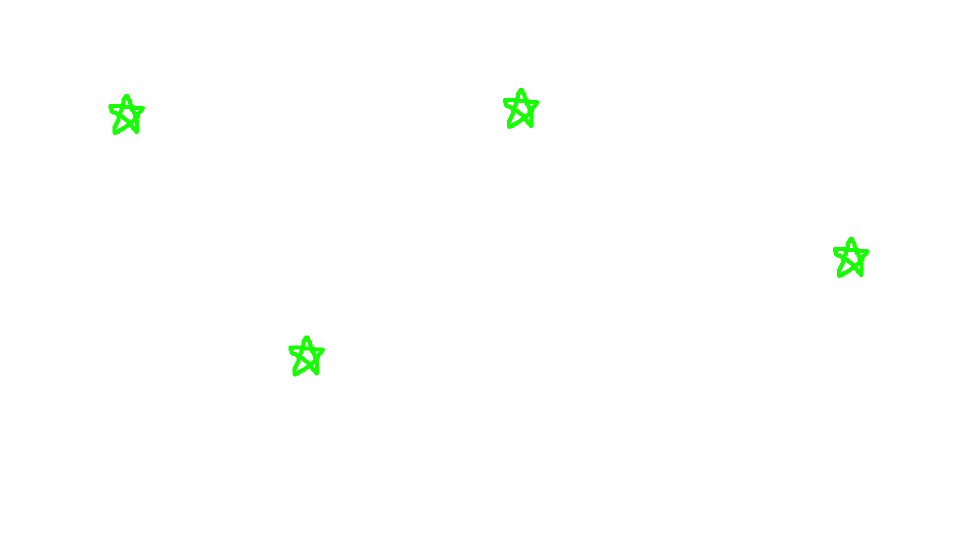
#> input picture 사진/multitouch/teduriG.png, 1920 x 1080 px, found by its file name (shown at 1/2 size); its folder holds 5 pictures in this run
$ python add_gaussian_noise_gaualpha.py
#> lines starting #> are read from the running program, lines starting #| are printed output that depends on the picture
import cv2
import numpy as np

def add_gaussian_noise(image, mean=0, var=25):
    """
    Gaussian 노이즈를 추가하는 함수
    Parameters:
    - image: 입력 이미지
    - mean: 노이즈 평균
    - var: 노이즈 분산
    Returns:
    - 노이즈가 추가된 이미지
    """
    noise = np.random.normal(mean, var**0.5, image.shape).astype(np.float32)
    noisy_image = image.astype(np.float32) + noise
    return np.clip(noisy_image, 0, 255).astype(np.uint8)

def split_high_low_frequency(image, blur_ksize=15):
    """
    고주파와 저주파로 이미지를 분리하는 함수
    Parameters:
    - image: 입력 이미지
    - blur_ksize: Gaussian 블러 커널 크기 (저주파 필터링 강도)
    Returns:
    - low_freq: 저주파 이미지
    - high_freq: 고주파 이미지
    """
    low_freq = cv2.GaussianBlur(image, (blur_ksize, blur_ksize), 0)
    high_freq = cv2.subtract(image, low_freq)
    return low_freq, high_freq

def process_image_with_alpha(image_path, output_dir, blur_ksize=15, mean_low=0, var_low=50, mean_high=0, var_high=400):
    """
    고주파와 저주파에 각각 다른 노이즈를 추가하되, 투명 영역은 유지하는 함수
    Parameters:
    - image_path: 입력 이미지 경로
    - output_dir: 출력 이미지 디렉토리
    - blur_ksize: Gaussian 블러 커널 크기
    - mean_low, var_low: 저주파에 추가할 노이즈의 평균과 분산
    - mean_high, var_high: 고주파에 추가할 노이즈의 평균과 분산
    """
#> called with output_dir = 'C:/Users/JSY/Desktop/multitouch', blur_ksize = 15, mean_low = 0, var_low = 0, mean_high = -225, var_high = 4000
    # 이미지 로드 (알파 채널 포함)
    image = cv2.imread(image_path, cv2.IMREAD_UNCHANGED)
#> image is the input picture: shape (1080, 1920, 4); mean B, G, R, A 253.7, 255, 253.8, 1.2
    if image is None:
        print("이미지를 로드할 수 없습니다.")
        return

    # RGBA인지 확인
    if image.shape[2] != 4:
        print("이미지에 알파 채널이 없습니다.")
        return

    # RGB와 알파 채널 분리
    rgb = image[:, :, :3]
    alpha = image[:, :, 3]
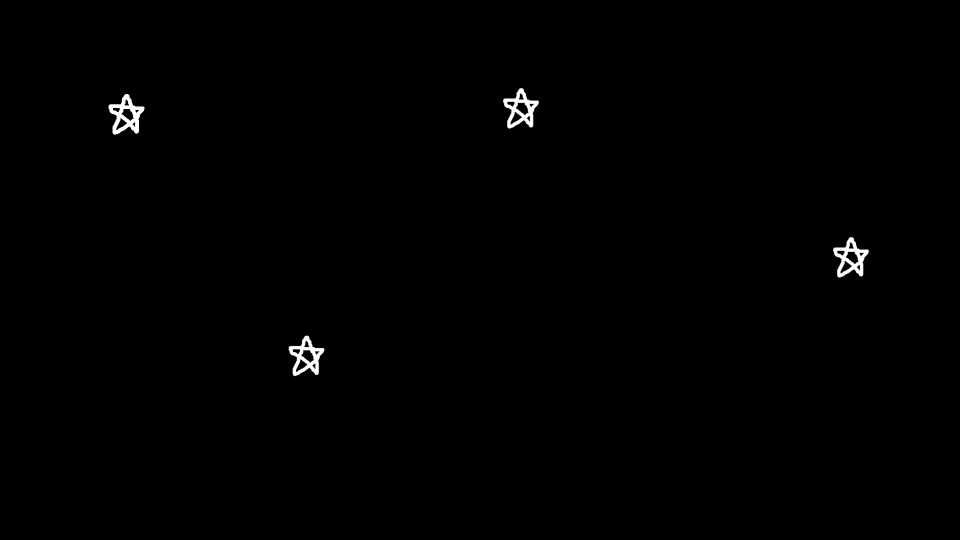
#> alpha: shape (1080, 1920) (shown at 1/2 size); min 0, max 255, mean 1.2

    # 고주파와 저주파로 분리
    low_freq, high_freq = split_high_low_frequency(rgb, blur_ksize)

    # 저주파에 노이즈 추가
    noisy_low_freq = add_gaussian_noise(low_freq, mean=mean_low, var=var_low)

    # 고주파에 노이즈 추가
    noisy_high_freq = add_gaussian_noise(high_freq, mean=mean_high, var=var_high)
#> call 2 of add_gaussian_noise, with mean = -225, var = 4000
#> in add_gaussian_noise (call 2), `noisy_image = image.astype(np.float32) + noise`:
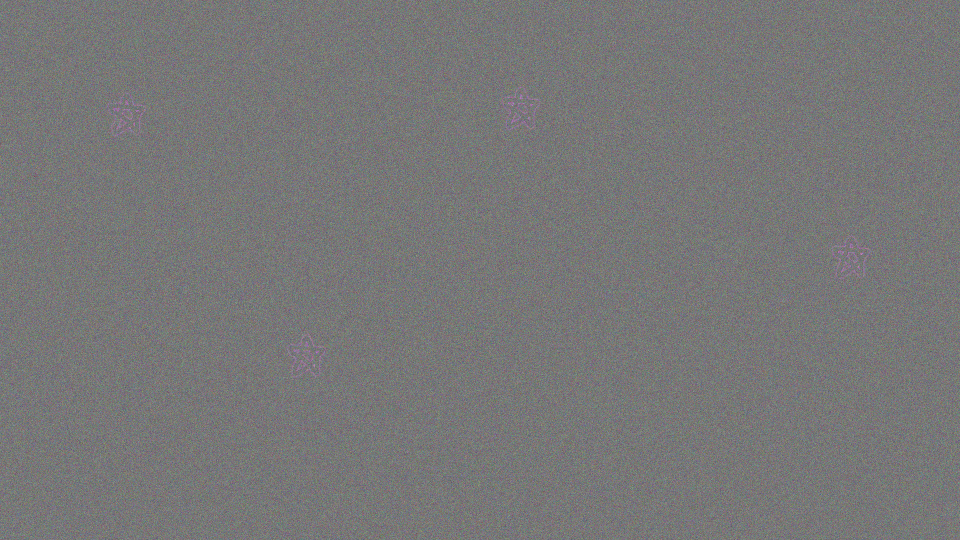
#> noisy_image: shape (1080, 1920, 3) float32 (shown at 1/2 size); mean B, G, R -224.7, -224.9, -224.8; drawn with min black and max white

    # 저주파와 고주파 합성
    combined_rgb = cv2.add(noisy_low_freq, noisy_high_freq)

    # 투명 영역 유지: 알파 채널이 0인 부분은 RGB를 0으로 설정
    combined_rgb[alpha == 0] = 0

    # RGB와 알파 채널 결합
    result_image = cv2.merge((combined_rgb, alpha))

    # 출력 파일 이름 생성
    output_filename = f"teduri_noisy_alpha_{mean_low}_{var_low}_{mean_high}_{var_high}.png"
    output_path = f"{output_dir}/{output_filename}"

    # 결과 저장
    cv2.imwrite(output_path, result_image)
    print(f"결과 이미지가 저장되었습니다: {output_path}")

    # 결과 보기
    cv2.imshow("Original Image", image)
    cv2.imshow("Noisy Image with Transparency", result_image)
    cv2.waitKey(0)
    cv2.destroyAllWindows()

# 실행 코드
if __name__ == "__main__":
    input_image_path = "C:/Users/JSY/Desktop/multitouch/teduriG.png"  # 입력 이미지 경로
    output_directory = "C:/Users/JSY/Desktop/multitouch"  # 출력 이미지 디렉토리
    process_image_with_alpha(
        input_image_path,
        output_directory,
        blur_ksize=15,  # 저주파 필터 강도
        mean_low=0, var_low=0,  # 저주파 노이즈
        mean_high=-225, var_high=4000  # 고주파 노이즈
    )
